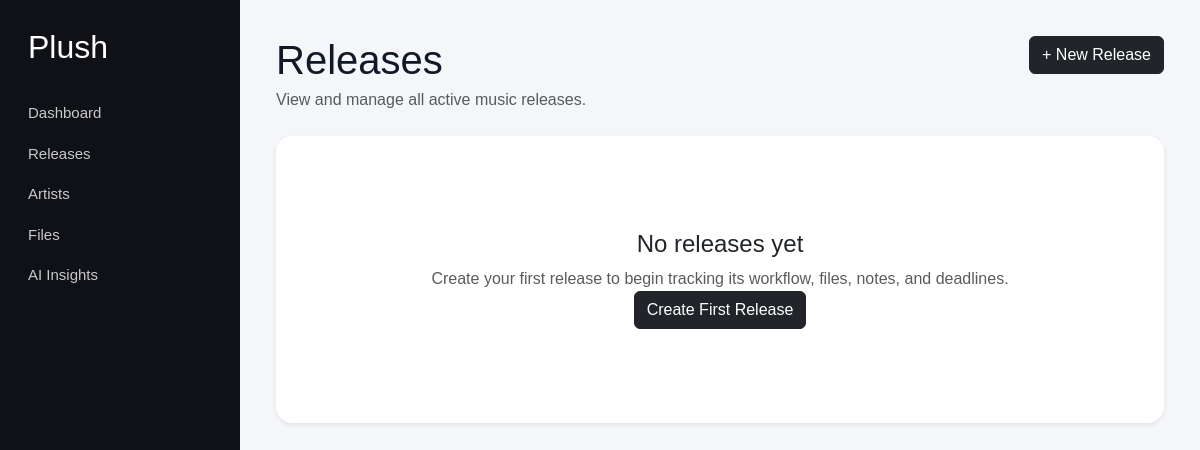
Page /releases on the earlier database version.
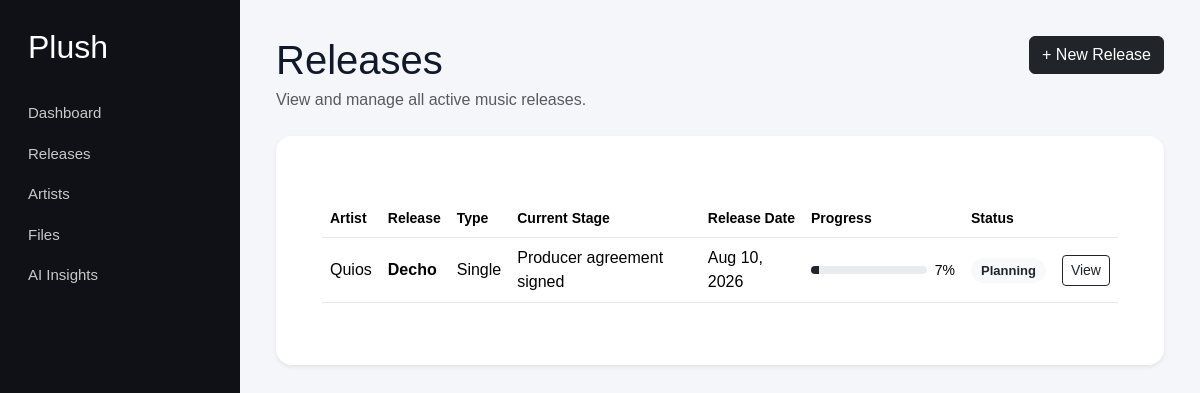
Same page on the later database version.
### models/release.py (models this page shows, shortened)
class Release(db.Model):
    __tablename__ = "releases"
    id = db.Column(
        db.Integer,
        primary_key=True,
    )
    artist_id = db.Column(
        db.Integer,
        db.ForeignKey("artists.id"),
        nullable=False,
        index=True,
    )
    title = db.Column(
        db.String(200),
        nullable=False,
    )
    release_type = db.Column(
        db.String(50),
        nullable=True,
    )
    status = db.Column(
        db.String(50),
        nullable=False,
        default="planning",
        index=True,
    )
    release_date = db.Column(
        db.Date,
        nullable=True,
        index=True,
    )
    budget = db.Column(
        db.Float,
        nullable=True,
    )
    current_stage = db.Column(
        db.String(120),
        nullable=True,
    )
    progress = db.Column(
        db.Integer,
        nullable=False,
        default=0,
    )
    created_at = db.Column(
        db.DateTime,
        nullable=False,
        default=datetime.utcnow,
    )
    updated_at = db.Column(
        db.DateTime,
        nullable=False,
        default=datetime.utcnow,
        onupdate=datetime.utcnow,
    )
    tasks = db.relationship(
        "Task",
        backref="release",
        lazy=True,
        cascade="all, delete-orphan",
    )
    files = db.relationship(
        "ProjectFile",
        backref="release",
        lazy=True,
        cascade="all, delete-orphan",
    )
    notes = db.relationship(
        "Note",
        backref="release",
        lazy=True,
        cascade="all, delete-orphan",
    )
    song_metadata = db.relationship(
        "SongMetadata",
        backref="release",
        uselist=False,
        cascade="all, delete-orphan",
    )
    deal = db.relationship(
        "Deal",
        backref="release",
        uselist=False,
        cascade="all, delete-orphan",
    )
    marketing_plan = db.relationship(
        "MarketingPlan",
        backref="release",
        uselist=False,
        cascade="all, delete-orphan",
    )
    activities = db.relationship(
        "Activity",
        backref="release",
        lazy=True,
        cascade="all, delete-orphan",
        order_by="Activity.created_at.desc()",
    )
    comments = db.relationship(
        "Comment",
        backref="release",
        lazy=True,
        cascade="all, delete-orphan",
        order_by="Comment.created_at.desc()",
    )
    calendar_events = db.relationship(
        "CalendarEvent",
        backref="release",
        lazy=True,
        cascade="all, delete-orphan",
    )

### models/artist.py (models this page shows)
class Artist(db.Model):
    __tablename__ = "artists"
    id = db.Column(db.Integer, primary_key=True)
    name = db.Column(db.String(150), nullable=False)
    genre = db.Column(db.String(100), nullable=True)
    email = db.Column(db.String(150), nullable=True)
    instagram_url = db.Column(db.String(255), nullable=True)
    spotify_url = db.Column(db.String(255), nullable=True)
    created_at = db.Column(db.DateTime, default=datetime.utcnow)
    releases = db.relationship(
        "Release",
        backref="artist",
        lazy=True,
        cascade="all, delete-orphan"
    )
    users = db.relationship("User", backref="artist", lazy=True)

### routes/releases.py (the view)
@releases_bp.route("/releases")
def releases():
    all_releases = (
        Release.query
        .order_by(Release.release_date.asc())
        .all()
    )
    return render_template(
        "releases.html",
        releases=all_releases,
    )

### templates/releases.html (shortened to what this page needs)
{% extends "base.html" %}
{% block content %}
<div class="d-flex justify-content-between align-items-start mb-4">
    <div>
        <h1 class="mb-1">Releases</h1>
        <p class="text-muted mb-0">
            View and manage all active music releases.
        </p>
    </div>
    <a
        href="{{ url_for('releases.create_release') }}"
        class="btn btn-dark"
    >
        + New Release
    </a>
</div>
<div class="card border-0 shadow-sm">
    <div class="card-body p-4">
        {% if releases %}
            <div class="table-responsive">
                <table class="table align-middle">
                    <thead>
                        <tr>
                            <th>Artist</th>
                            <th>Release</th>
                            <th>Type</th>
                            <th>Current Stage</th>
                            <th>Release Date</th>
                            <th>Progress</th>
                            <th>Status</th>
                            <th></th>
                        </tr>
                    </thead>
                    <tbody>
                        {% for release in releases %}
                            <tr>
                                <td>
                                    {{ release.artist.name }}
                                </td>
                                <td>
                                    <strong>
                                        {{ release.title }}
                                    </strong>
                                </td>
                                <td>
                                    {{ release.release_type or "Single" }}
                                </td>
                                <td>
                                    {{ release.current_stage or "Not selected" }}
                                </td>
                                <td>
                                    {% if release.release_date %}
                                        {{ release.release_date.strftime("%b %d, %Y") }}
                                    {% else %}
                                        Not scheduled
                                    {% endif %}
                                </td>
                                <td style="min-width: 160px;">
                                    <div class="d-flex align-items-center gap-2">
                                        <div
                                            class="progress flex-grow-1"
                                            style="height: 8px;"
                                        >
                                            <div
                                                class="progress-bar bg-dark"
                                                style="width: {{ release.progress }}%;"
                                            ></div>
                                        </div>
                                        <small>
                                            {{ release.progress }}%
                                        </small>
                                    </div>
                                </td>
                                <td>
                                    <span class="badge bg-light text-dark">
                                        {{ release.status.replace("_", " ").title() }}
                                    </span>
                                </td>
                                <td>
                                    <a
                                        href="{{ url_for(
                                            'releases.release_detail',
                                            release_id=release.id
                                        ) }}"
                                        class="btn btn-sm btn-outline-dark"
                                    >
                                        View
                                    </a>
                                </td>
                            </tr>
                        {% endfor %}
                    </tbody>
                </table>
            </div>
        {% else %}
            <div class="text-center py-5">
                <h4>No releases yet</h4>
                <p class="text-muted">
                    Create your first release to begin tracking
                    its workflow, files, notes, and deadlines.
                </p>
                <a
                    href="{{ url_for('releases.create_release') }}"
                    class="btn btn-dark"
                >
                    Create First Release
                </a>
            </div>
        {% endif %}
    </div>
</div>
{% endblock %}

### templates/base.html (shortened to what this page needs)
<!DOCTYPE html>
<html lang="en">
<head>
    <link href="https://cdn.jsdelivr.net/npm/bootstrap@5.3.3/dist/css/bootstrap.min.css" rel="stylesheet">
    <link rel="stylesheet" href="{{ url_for('static', filename='css/styles.css') }}">
</head>
<body class="app-body">
    {% include "components/sidebar.html" %}
    <main class="main-content">
        {% block content %}{% endblock %}
    </main>
</body>
</html>

### templates/components/sidebar.html
<div class="sidebar">
    <h2>Plush</h2>
    <a href="{{ url_for('dashboard.dashboard') }}">
        Dashboard
    </a>
    <a href="{{ url_for('releases.releases') }}">
        Releases
    </a>
    <a href="#">
        Artists
    </a>
    <a href="#">
        Files
    </a>
    <a href="#">
        AI Insights
    </a>
</div>

### static/css/styles.css (style rules this page uses)
.app-body { margin: 0; font-family: Arial, sans-serif; background: #f5f6fa; color: #111827; display: flex; }
.sidebar { width: 240px; min-height: 100vh; background: #0f1117; color: white; padding: 28px; box-sizing: border-box; }
.sidebar h2 { margin-bottom: 36px; }
.sidebar a { display: block; color: #c9c9c9; text-decoration: none; margin-bottom: 18px; font-size: 15px; }
.main-content { flex: 1; padding: 36px; }
.card { background: white; padding: 22px; border-radius: 16px; box-shadow: 0 8px 24px rgba(15, 17, 23, 0.06); }
table { width: 100%; border-collapse: collapse; margin-top: 18px; }
th, td { text-align: left; padding: 14px; border-bottom: 1px solid #e5e7eb; }
th { color: #6b7280; font-size: 14px; }
.badge { padding: 6px 10px; border-radius: 999px; font-size: 13px; font-weight: bold; }

Differences in the rows shown:
added Release: artist.name "Quios", title "Decho", release_type "Single", current_stage "Producer agreement signed", release_date "Aug 10, 2026", progress "7", status.replace "Planning"
Other differences:
text no longer shown: "No releases yet Create your first release to begin tracking its workflow, files, notes, and deadlines. Create First Release"
text now shown: "Artist Release Type Current Stage Release Date Progress Status"
